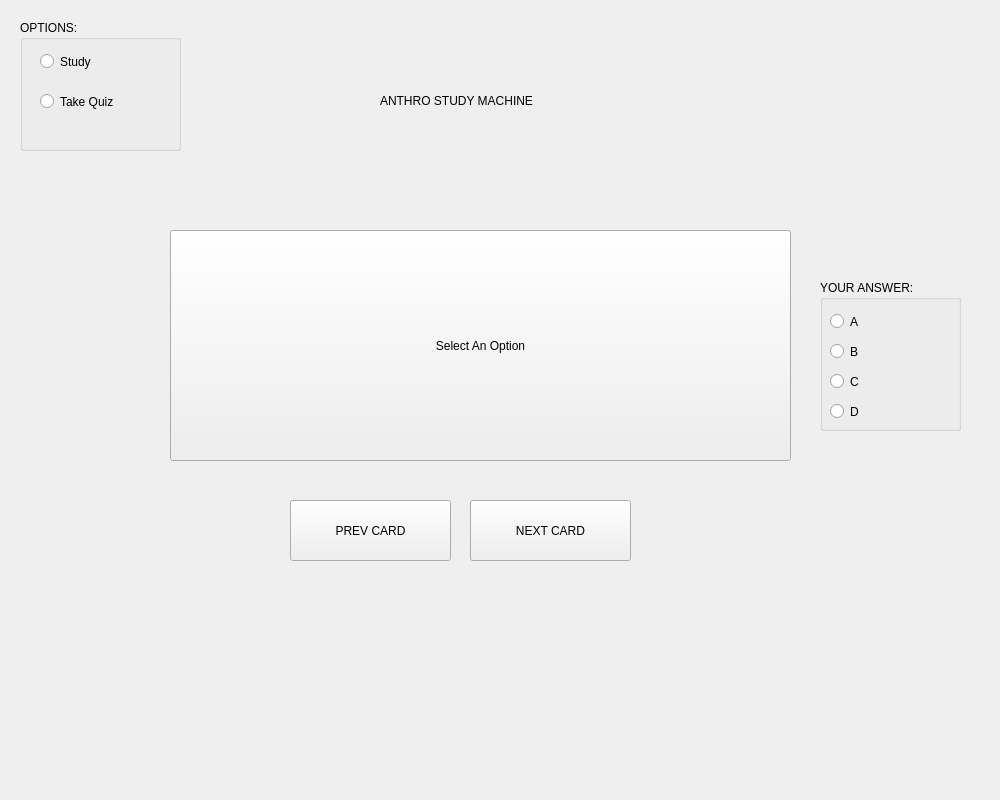
<?xml version="1.0" encoding="UTF-8"?>
<ui version="4.0">
 <class>MainWindow</class>
 <widget class="QWidget" name="MainWindow">
  <property name="geometry">
   <rect>
    <x>0</x>
    <y>0</y>
    <width>1000</width>
    <height>800</height>
   </rect>
  </property>
  <property name="windowTitle">
   <string>Form</string>
  </property>
  <widget class="QGroupBox" name="Options">
   <property name="geometry">
    <rect>
     <x>20</x>
     <y>20</y>
     <width>161</width>
     <height>131</height>
    </rect>
   </property>
   <property name="title">
    <string>OPTIONS:</string>
   </property>
   <widget class="QRadioButton" name="study">
    <property name="geometry">
     <rect>
      <x>20</x>
      <y>30</y>
      <width>119</width>
      <height>23</height>
     </rect>
    </property>
    <property name="text">
     <string>Study</string>
    </property>
   </widget>
   <widget class="QRadioButton" name="takeQuiz">
    <property name="geometry">
     <rect>
      <x>20</x>
      <y>70</y>
      <width>119</width>
      <height>23</height>
     </rect>
    </property>
    <property name="text">
     <string>Take Quiz</string>
    </property>
   </widget>
  </widget>
  <widget class="QPushButton" name="Flashcard">
   <property name="geometry">
    <rect>
     <x>170</x>
     <y>230</y>
     <width>621</width>
     <height>231</height>
    </rect>
   </property>
   <property name="text">
    <string>Select An Option</string>
   </property>
  </widget>
  <widget class="QLabel" name="scorebox">
   <property name="geometry">
    <rect>
     <x>810</x>
     <y>40</y>
     <width>161</width>
     <height>51</height>
    </rect>
   </property>
   <property name="text">
    <string/>
   </property>
  </widget>
  <widget class="QLabel" name="flash_instruction">
   <property name="geometry">
    <rect>
     <x>410</x>
     <y>180</y>
     <width>361</width>
     <height>41</height>
    </rect>
   </property>
   <property name="text">
    <string/>
   </property>
  </widget>
  <widget class="QLabel" name="result">
   <property name="geometry">
    <rect>
     <x>420</x>
     <y>600</y>
     <width>101</width>
     <height>31</height>
    </rect>
   </property>
   <property name="text">
    <string/>
   </property>
  </widget>
  <widget class="QGroupBox" name="yourAnswer">
   <property name="geometry">
    <rect>
     <x>820</x>
     <y>280</y>
     <width>141</width>
     <height>151</height>
    </rect>
   </property>
   <property name="title">
    <string>YOUR ANSWER:</string>
   </property>
   <widget class="QRadioButton" name="A">
    <property name="geometry">
     <rect>
      <x>10</x>
      <y>30</y>
      <width>119</width>
      <height>23</height>
     </rect>
    </property>
    <property name="text">
     <string>A</string>
    </property>
   </widget>
   <widget class="QRadioButton" name="B">
    <property name="geometry">
     <rect>
      <x>10</x>
      <y>60</y>
      <width>119</width>
      <height>23</height>
     </rect>
    </property>
    <property name="text">
     <string>B</string>
    </property>
   </widget>
   <widget class="QRadioButton" name="C">
    <property name="geometry">
     <rect>
      <x>10</x>
      <y>90</y>
      <width>119</width>
      <height>23</height>
     </rect>
    </property>
    <property name="text">
     <string>C</string>
    </property>
   </widget>
   <widget class="QRadioButton" name="D">
    <property name="geometry">
     <rect>
      <x>10</x>
      <y>120</y>
      <width>119</width>
      <height>23</height>
     </rect>
    </property>
    <property name="text">
     <string>D</string>
    </property>
   </widget>
  </widget>
  <widget class="QPushButton" name="nextCard">
   <property name="geometry">
    <rect>
     <x>470</x>
     <y>500</y>
     <width>161</width>
     <height>61</height>
    </rect>
   </property>
   <property name="text">
    <string>NEXT CARD</string>
   </property>
  </widget>
  <widget class="QPushButton" name="prevCard">
   <property name="geometry">
    <rect>
     <x>290</x>
     <y>500</y>
     <width>161</width>
     <height>61</height>
    </rect>
   </property>
   <property name="text">
    <string>PREV CARD</string>
   </property>
  </widget>
  <widget class="QLabel" name="percent">
   <property name="geometry">
    <rect>
     <x>810</x>
     <y>120</y>
     <width>161</width>
     <height>51</height>
    </rect>
   </property>
   <property name="text">
    <string/>
   </property>
  </widget>
  <widget class="QLabel" name="title">
   <property name="geometry">
    <rect>
     <x>380</x>
     <y>70</y>
     <width>211</width>
     <height>61</height>
    </rect>
   </property>
   <property name="text">
    <string>ANTHRO STUDY MACHINE</string>
   </property>
  </widget>
 </widget>
 <resources/>
 <connections/>
</ui>
